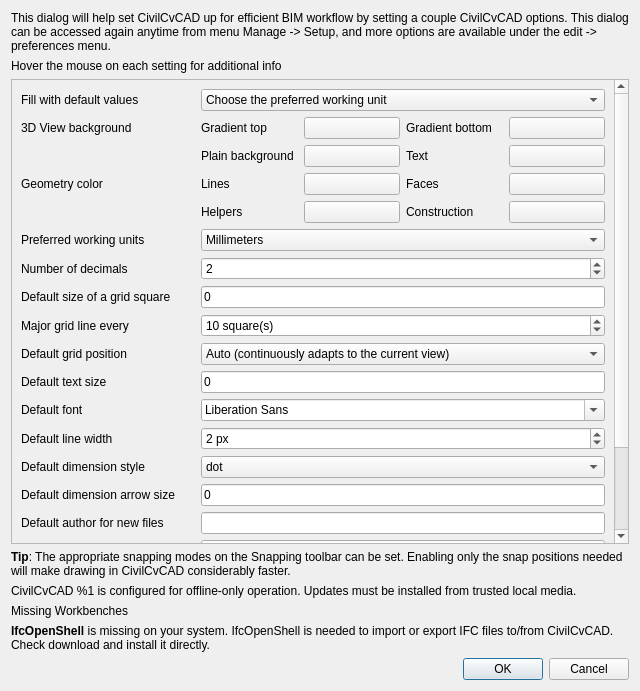
<?xml version="1.0" encoding="UTF-8"?>
<ui version="4.0">
 <class>BIMSetupDialog</class>
 <widget class="QDialog" name="BIMSetupDialog">
  <property name="windowModality">
   <enum>Qt::WindowModal</enum>
  </property>
  <property name="geometry">
   <rect>
    <x>0</x>
    <y>0</y>
    <width>640</width>
    <height>691</height>
   </rect>
  </property>
  <property name="windowTitle">
   <string>BIM Setup</string>
  </property>
  <layout class="QVBoxLayout" name="verticalLayout">
   <item>
    <widget class="QLabel" name="label_2">
     <property name="text">
      <string>This dialog will help set CivilCvCAD up for efficient BIM workflow by setting a couple CivilCvCAD options. This dialog can be accessed again anytime from menu Manage -&gt; Setup, and more options are available under the edit -&gt; preferences menu.</string>
     </property>
     <property name="wordWrap">
      <bool>true</bool>
     </property>
    </widget>
   </item>
   <item>
    <widget class="QLabel" name="label_18">
     <property name="text">
      <string>Hover the mouse on each setting for additional info</string>
     </property>
    </widget>
   </item>
   <item>
    <widget class="QScrollArea" name="scrollArea">
     <property name="widgetResizable">
      <bool>true</bool>
     </property>
     <widget class="QWidget" name="scrollAreaWidgetContents">
      <property name="geometry">
       <rect>
        <x>0</x>
        <y>-546</y>
        <width>667</width>
        <height>871</height>
       </rect>
      </property>
      <layout class="QVBoxLayout" name="verticalLayout_2">
       <item>
        <layout class="QGridLayout" name="gridLayout">
         <item row="11" column="0">
          <widget class="QLabel" name="label_7">
           <property name="text">
            <string>Default dimension style</string>
           </property>
          </widget>
         </item>
         <item row="4" column="0">
          <widget class="QLabel" name="label_14">
           <property name="text">
            <string>Number of decimals</string>
           </property>
          </widget>
         </item>
         <item row="15" column="1">
          <widget class="QCheckBox" name="settingNewdocument">
           <property name="toolTip">
            <string>&lt;html&gt;&lt;head/&gt;&lt;body&gt;&lt;p&gt;Check this to make CivilCvCAD start with a new blank document. Location in preferences: &lt;span style=&quot; font-weight:600;&quot;&gt;General &amp;gt; Document &amp;gt; Create new document at start up&lt;/span&gt;&lt;/p&gt;&lt;/body&gt;&lt;/html&gt;</string>
           </property>
           <property name="text">
            <string/>
           </property>
          </widget>
         </item>
         <item row="0" column="1">
          <widget class="QComboBox" name="comboPresets">
           <property name="toolTip">
            <string>Choose one of the presets in this list to fill all the settings below with predetermined values</string>
           </property>
           <item>
            <property name="text">
             <string>Choose the preferred working unit</string>
            </property>
           </item>
           <item>
            <property name="text">
             <string>Centimeters</string>
            </property>
           </item>
           <item>
            <property name="text">
             <string>Meters</string>
            </property>
           </item>
           <item>
            <property name="text">
             <string>US/Imperial</string>
            </property>
           </item>
          </widget>
         </item>
         <item row="6" column="0">
          <widget class="QLabel" name="label_17">
           <property name="text">
            <string>Major grid line every</string>
           </property>
          </widget>
         </item>
         <item row="3" column="1">
          <widget class="QComboBox" name="settingUnits">
           <property name="toolTip">
            <string>&lt;html&gt;&lt;head/&gt;&lt;body&gt;&lt;p&gt;The preferred unit that will be used everywhere: in dialogs, measurements and dimensions. However, any other unit can be entered anytime. Changing the default unit system anytime will not cause any modification to the model. Location in preferences: &lt;span style=&quot; font-weight:600;&quot;&gt;General &amp;gt; General &amp;gt; Default unit system&lt;/span&gt;&lt;/p&gt;&lt;/body&gt;&lt;/html&gt;</string>
           </property>
           <item>
            <property name="text">
             <string>Millimeters</string>
            </property>
           </item>
           <item>
            <property name="text">
             <string>Centimeters</string>
            </property>
           </item>
           <item>
            <property name="text">
             <string>Meters</string>
            </property>
           </item>
           <item>
            <property name="text">
             <string>Inches</string>
            </property>
           </item>
           <item>
            <property name="text">
             <string>Feet</string>
            </property>
           </item>
           <item>
            <property name="text">
             <string>Architectural</string>
            </property>
           </item>
          </widget>
         </item>
         <item row="8" column="0">
          <widget class="QLabel" name="label_4">
           <property name="text">
            <string>Default text size</string>
           </property>
          </widget>
         </item>
         <item row="16" column="0">
          <widget class="QLabel" name="label_12">
           <property name="text">
            <string>Number of backup files</string>
           </property>
          </widget>
         </item>
         <item row="4" column="1">
          <widget class="QSpinBox" name="settingDecimals">
           <property name="toolTip">
            <string>&lt;html&gt;&lt;head/&gt;&lt;body&gt;&lt;p&gt;The number of decimals preferred in the interface controls and measurements. Location in preferences: &lt;span style=&quot; font-weight:600;&quot;&gt;General &amp;gt; General &amp;gt; Number of decimals&lt;/span&gt;&lt;/p&gt;&lt;/body&gt;&lt;/html&gt;</string>
           </property>
           <property name="value">
            <number>2</number>
           </property>
          </widget>
         </item>
         <item row="6" column="1">
          <widget class="QSpinBox" name="settingSquares">
           <property name="toolTip">
            <string>&lt;html&gt;&lt;head/&gt;&lt;body&gt;&lt;p&gt;How many small squares between each major line of the grid. Location in preferences: &lt;span style=&quot; font-weight:600;&quot;&gt;Draft &amp;gt; Grid and Snapping &amp;gt; Major lines every&lt;/span&gt;&lt;/p&gt;&lt;/body&gt;&lt;/html&gt;</string>
           </property>
           <property name="suffix">
            <string> square(s)</string>
           </property>
           <property name="value">
            <number>10</number>
           </property>
          </widget>
         </item>
         <item row="11" column="1">
          <widget class="QComboBox" name="settingDimstyle">
           <property name="toolTip">
            <string>&lt;html&gt;&lt;head/&gt;&lt;body&gt;&lt;p&gt;Default dimension style. Location in preferences: &lt;span style=&quot; font-weight:600;&quot;&gt;Draft &amp;gt; Texts and Dimensions &amp;gt; Start/End arrow type, TechDraw &amp;gt; Dimensions &amp;gt; Arrow style&lt;/span&gt;&lt;/p&gt;&lt;/body&gt;&lt;/html&gt;</string>
           </property>
           <item>
            <property name="text">
             <string>dot</string>
            </property>
           </item>
           <item>
            <property name="text">
             <string>arrow</string>
            </property>
           </item>
           <item>
            <property name="text">
             <string>slash</string>
            </property>
           </item>
           <item>
            <property name="text">
             <string>thick slash</string>
            </property>
           </item>
          </widget>
         </item>
         <item row="17" column="0">
          <widget class="QLabel" name="label_28">
           <property name="text">
            <string>Default camera altitude</string>
           </property>
          </widget>
         </item>
         <item row="7" column="0">
          <widget class="QLabel" name="label_15">
           <property name="text">
            <string>Default grid position</string>
           </property>
          </widget>
         </item>
         <item row="3" column="0">
          <widget class="QLabel" name="label">
           <property name="text">
            <string>Preferred working units</string>
           </property>
          </widget>
         </item>
         <item row="15" column="0">
          <widget class="QLabel" name="label_11">
           <property name="text">
            <string>Open a new document at startup</string>
           </property>
          </widget>
         </item>
         <item row="0" column="0">
          <widget class="QLabel" name="label_27">
           <property name="text">
            <string>Fill with default values</string>
           </property>
          </widget>
         </item>
         <item row="2" column="0">
          <layout class="QVBoxLayout" name="verticalLayout_5">
           <item>
            <widget class="QLabel" name="label_19">
             <property name="text">
              <string>3D View background</string>
             </property>
            </widget>
           </item>
           <item>
            <widget class="QLabel" name="label_31">
             <property name="text">
              <string/>
             </property>
            </widget>
           </item>
           <item>
            <widget class="QLabel" name="label_22">
             <property name="text">
              <string>Geometry color</string>
             </property>
            </widget>
           </item>
           <item>
            <widget class="QLabel" name="label_13">
             <property name="text">
              <string/>
             </property>
            </widget>
           </item>
          </layout>
         </item>
         <item row="9" column="0">
          <widget class="QLabel" name="label_5">
           <property name="text">
            <string>Default font</string>
           </property>
          </widget>
         </item>
         <item row="10" column="1">
          <widget class="QSpinBox" name="settingLinewidth">
           <property name="toolTip">
            <string>&lt;html&gt;&lt;head/&gt;&lt;body&gt;&lt;p&gt;Default line width. Location in preferences: &lt;span style=&quot; font-weight:600;&quot;&gt;Part/Part Design &amp;gt; Shape Appearance &amp;gt; Line width &lt;/span&gt;&lt;/p&gt;&lt;/body&gt;&lt;/html&gt;</string>
           </property>
           <property name="suffix">
            <string> px</string>
           </property>
           <property name="value">
            <number>2</number>
           </property>
          </widget>
         </item>
         <item row="16" column="1">
          <widget class="QSpinBox" name="settingBackupfiles">
           <property name="toolTip">
            <string>&lt;html&gt;&lt;head/&gt;&lt;body&gt;&lt;p&gt;The number of backup files to keep when saving a file. Location in preferences: &lt;span style=&quot; font-weight:600;&quot;&gt;General &amp;gt; Document &amp;gt; Maximum number of backup files to keep when resaving document&lt;/span&gt;&lt;/p&gt;&lt;/body&gt;&lt;/html&gt;</string>
           </property>
           <property name="value">
            <number>1</number>
           </property>
          </widget>
         </item>
         <item row="5" column="0">
          <widget class="QLabel" name="label_3">
           <property name="text">
            <string>Default size of a grid square</string>
           </property>
          </widget>
         </item>
         <item row="14" column="0">
          <widget class="QLabel" name="label_9">
           <property name="text">
            <string>Default license for new files</string>
           </property>
          </widget>
         </item>
         <item row="10" column="0">
          <widget class="QLabel" name="label_6">
           <property name="text">
            <string>Default line width</string>
           </property>
          </widget>
         </item>
         <item row="5" column="1">
          <widget class="Gui::InputField" name="settingGrid">
           <property name="toolTip">
            <string>&lt;html&gt;&lt;head/&gt;&lt;body&gt;&lt;p&gt;The size of the smallest square of the grid. Location in preferences: &lt;span style=&quot; font-weight:600;&quot;&gt;Draft &amp;gt; Grid and Snapping &amp;gt; Grid spacing&lt;/span&gt;&lt;/p&gt;&lt;/body&gt;&lt;/html&gt;</string>
           </property>
           <property name="text">
            <string>0</string>
           </property>
           <property name="unit" stdset="0">
            <string notr="true"/>
           </property>
          </widget>
         </item>
         <item row="2" column="1">
          <layout class="QGridLayout" name="gridLayout_2">
           <item row="3" column="3">
            <widget class="Gui::ColorButton" name="colorButtonConstruction">
             <property name="toolTip">
              <string>&lt;html&gt;&lt;head/&gt;&lt;body&gt;&lt;p&gt;The default color for construction geometry. Location in preferences: &lt;span style=&quot; font-weight:600;&quot;&gt;Draft &amp;gt; General &amp;gt; Construction geometry color&lt;/span&gt;&lt;/p&gt;&lt;/body&gt;&lt;/html&gt;</string>
             </property>
            </widget>
           </item>
           <item row="2" column="3">
            <widget class="Gui::ColorButton" name="colorButtonFaces">
             <property name="toolTip">
              <string>&lt;html&gt;&lt;head/&gt;&lt;body&gt;&lt;p&gt;The default color for faces in the 3D View. Location in preferences: &lt;span style=&quot; font-weight:600;&quot;&gt;Part/Part Design &amp;gt; Shape Appearance &amp;gt; Shape color&lt;/span&gt;&lt;/p&gt;&lt;/body&gt;&lt;/html&gt;</string>
             </property>
            </widget>
           </item>
           <item row="3" column="2">
            <widget class="QLabel" name="label_25">
             <property name="text">
              <string>Construction</string>
             </property>
            </widget>
           </item>
           <item row="3" column="0">
            <widget class="QLabel" name="label_26">
             <property name="text">
              <string>Helpers</string>
             </property>
            </widget>
           </item>
           <item row="2" column="2">
            <widget class="QLabel" name="label_24">
             <property name="text">
              <string>Faces</string>
             </property>
            </widget>
           </item>
           <item row="3" column="1">
            <widget class="Gui::ColorButton" name="colorButtonHelpers">
             <property name="toolTip">
              <string>&lt;html&gt;&lt;head/&gt;&lt;body&gt;&lt;p&gt;The default color for helper objects such as axes. Location in preferences: &lt;span style=&quot; font-weight:600;&quot;&gt;BIM &amp;gt; Defaults &amp;gt; Helper color&lt;/span&gt;&lt;/p&gt;&lt;/body&gt;&lt;/html&gt;</string>
             </property>
            </widget>
           </item>
           <item row="2" column="0">
            <widget class="QLabel" name="label_23">
             <property name="text">
              <string>Lines</string>
             </property>
            </widget>
           </item>
           <item row="2" column="1">
            <widget class="Gui::ColorButton" name="colorButtonLines">
             <property name="toolTip">
              <string>&lt;html&gt;&lt;head/&gt;&lt;body&gt;&lt;p&gt;The default color for lines in the 3D View. Location in preferences: &lt;span style=&quot; font-weight:600;&quot;&gt;Part/Part Design &amp;gt; Shape Appearance &amp;gt; Line color&lt;/span&gt;&lt;/p&gt;&lt;/body&gt;&lt;/html&gt;</string>
             </property>
            </widget>
           </item>
           <item row="0" column="0">
            <widget class="QLabel" name="label_20">
             <property name="text">
              <string>Gradient top</string>
             </property>
            </widget>
           </item>
           <item row="0" column="1">
            <widget class="Gui::ColorButton" name="colorButtonTop">
             <property name="toolTip">
              <string>&lt;html&gt;&lt;head/&gt;&lt;body&gt;&lt;p&gt;The top color of the 3D View background gradient. Location in preferences: &lt;span style=&quot; font-weight:600;&quot;&gt;Display &amp;gt; Colors &amp;gt; Linear gradient&lt;/span&gt;&lt;/p&gt;&lt;/body&gt;&lt;/html&gt;</string>
             </property>
            </widget>
           </item>
           <item row="0" column="2">
            <widget class="QLabel" name="label_21">
             <property name="text">
              <string>Gradient bottom</string>
             </property>
            </widget>
           </item>
           <item row="0" column="3">
            <widget class="Gui::ColorButton" name="colorButtonBottom">
             <property name="toolTip">
              <string>&lt;html&gt;&lt;head/&gt;&lt;body&gt;&lt;p&gt;The bottom color of the 3D View background gradient. Location in preferences: &lt;span style=&quot; font-weight:600;&quot;&gt;Display &amp;gt; Colors &amp;gt; Linear gradient&lt;/span&gt;&lt;/p&gt;&lt;/body&gt;&lt;/html&gt;</string>
             </property>
            </widget>
           </item>
           <item row="1" column="0">
            <widget class="QLabel" name="label_29">
             <property name="text">
              <string>Plain background</string>
             </property>
            </widget>
           </item>
           <item row="1" column="2">
            <widget class="QLabel" name="label_30">
             <property name="text">
              <string>Text</string>
             </property>
            </widget>
           </item>
           <item row="1" column="1">
            <widget class="Gui::ColorButton" name="colorButtonSimple">
             <property name="toolTip">
              <string>&lt;html&gt;&lt;head/&gt;&lt;body&gt;&lt;p&gt;The 3D View background color when simple color is enabled. Location in preferences: &lt;span style=&quot; font-weight:600;&quot;&gt;Display &amp;gt; Colors &amp;gt; Simple color&lt;/span&gt;&lt;/p&gt;&lt;/body&gt;&lt;/html&gt;</string>
             </property>
            </widget>
           </item>
           <item row="1" column="3">
            <widget class="Gui::ColorButton" name="colorButtonText">
             <property name="toolTip">
              <string>&lt;html&gt;&lt;head/&gt;&lt;body&gt;&lt;p&gt;The default color for texts. Location in preferences: &lt;span style=&quot; font-weight:600;&quot;&gt;Draft &amp;gt; Texts and Dimensions &amp;gt; Text color&lt;/span&gt;&lt;/p&gt;&lt;/body&gt;&lt;/html&gt;</string>
             </property>
            </widget>
           </item>
          </layout>
         </item>
         <item row="17" column="1">
          <widget class="QSpinBox" name="settingCameraHeight">
           <property name="toolTip">
            <string>The altitude of the camera when a blank file is created. Recommended values are between 5 (view a few centimeters wide) and 5000 (view a few meters wide)</string>
           </property>
           <property name="maximum">
            <number>99999</number>
           </property>
           <property name="value">
            <number>5</number>
           </property>
          </widget>
         </item>
         <item row="13" column="1">
          <widget class="QLineEdit" name="settingAuthor">
           <property name="toolTip">
            <string>&lt;html&gt;&lt;head/&gt;&lt;body&gt;&lt;p&gt;Name (optional). You can also add an email address like this: John Doe &amp;lt;john@doe.com&amp;gt;. Location in preferences: &lt;span style=&quot; font-weight:600;&quot;&gt;General &amp;gt; Document &amp;gt; Author name&lt;/span&gt;&lt;/p&gt;&lt;/body&gt;&lt;/html&gt;</string>
           </property>
           <property name="text">
            <string/>
           </property>
          </widget>
         </item>
         <item row="8" column="1">
          <widget class="Gui::InputField" name="settingText">
           <property name="toolTip">
            <string>&lt;html&gt;&lt;head/&gt;&lt;body&gt;&lt;p&gt;The default size of texts. Location in preferences: &lt;span style=&quot; font-weight:600;&quot;&gt;Draft &amp;gt; Texts and Dimensions &amp;gt; Font size, TechDraw &amp;gt; Dimensions &amp;gt; Font size&lt;/span&gt;&lt;/p&gt;&lt;/body&gt;&lt;/html&gt;</string>
           </property>
           <property name="text">
            <string>0</string>
           </property>
           <property name="unit" stdset="0">
            <string notr="true"/>
           </property>
          </widget>
         </item>
         <item row="12" column="0">
          <widget class="QLabel" name="label_16">
           <property name="text">
            <string>Default dimension arrow size</string>
           </property>
          </widget>
         </item>
         <item row="14" column="1">
          <widget class="QComboBox" name="settingLicense">
           <property name="toolTip">
            <string>&lt;html&gt;&lt;head/&gt;&lt;body&gt;&lt;p&gt;Optional license to use for new files. Keep &amp;quot;All rights reserved&amp;quot; if no license is preferred. Location in preferences: &lt;span style=&quot; font-weight:600;&quot;&gt;General &amp;gt; Document &amp;gt; Default license&lt;/span&gt;&lt;/p&gt;&lt;/body&gt;&lt;/html&gt;</string>
           </property>
           <item>
            <property name="text">
             <string>All rights reserved (no specific license)</string>
            </property>
           </item>
           <item>
            <property name="text">
             <string notr="true">CC-BY</string>
            </property>
           </item>
           <item>
            <property name="text">
             <string notr="true">CC-BY-SA</string>
            </property>
           </item>
           <item>
            <property name="text">
             <string notr="true">CC-BY-NC</string>
            </property>
           </item>
           <item>
            <property name="text">
             <string notr="true">CC-BY-SA-NC</string>
            </property>
           </item>
           <item>
            <property name="text">
             <string/>
            </property>
           </item>
          </widget>
         </item>
         <item row="12" column="1">
          <widget class="Gui::InputField" name="settingArrowsize">
           <property name="toolTip">
            <string>&lt;html&gt;&lt;head/&gt;&lt;body&gt;&lt;p&gt;Default dimension arrow size. Location in preferences: &lt;span style=&quot; font-weight:600;&quot;&gt;Draft &amp;gt; Texts and Dimensions &amp;gt; Start/End arrow size, TechDraw &amp;gt; Dimensions &amp;gt; Arrow size
            &lt;/span&gt;&lt;/p&gt;&lt;/body&gt;&lt;/html&gt;</string>
           </property>
           <property name="text">
            <string>0</string>
           </property>
           <property name="unit" stdset="0">
            <string notr="true"/>
           </property>
          </widget>
         </item>
         <item row="9" column="1">
          <widget class="QFontComboBox" name="settingFont">
           <property name="toolTip">
            <string>&lt;html&gt;&lt;head/&gt;&lt;body&gt;&lt;p&gt;Default font. Location in preferences: &lt;span style=&quot; font-weight:600;&quot;&gt;Draft &amp;gt; Texts and Dimensions &amp;gt; Font name, TechDraw &amp;gt; General &amp;gt; Label font&lt;/span&gt;&lt;/p&gt;&lt;/body&gt;&lt;/html&gt;</string>
           </property>
          </widget>
         </item>
         <item row="13" column="0">
          <widget class="QLabel" name="label_8">
           <property name="text">
            <string>Default author for new files</string>
           </property>
          </widget>
         </item>
         <item row="7" column="1">
          <widget class="QComboBox" name="settingWP">
           <property name="toolTip">
            <string>&lt;html&gt;&lt;head/&gt;&lt;body&gt;&lt;p&gt;Where the grid appears at CivilCvCAD startup. Location in preferences: &lt;span style=&quot; font-weight:600;&quot;&gt;Draft &amp;gt; General &amp;gt; Default working plane&lt;/span&gt;&lt;/p&gt;&lt;/body&gt;&lt;/html&gt;</string>
           </property>
           <item>
            <property name="text">
             <string>Auto (continuously adapts to the current view)</string>
            </property>
           </item>
           <item>
            <property name="text">
             <string>Top (XY)</string>
            </property>
           </item>
           <item>
            <property name="text">
             <string>Front (XZ)</string>
            </property>
           </item>
           <item>
            <property name="text">
             <string>Side (YZ)</string>
            </property>
           </item>
          </widget>
         </item>
        </layout>
       </item>
      </layout>
     </widget>
    </widget>
   </item>
   <item>
    <widget class="QLabel" name="labelSnapTip">
     <property name="text">
      <string>&lt;html&gt;&lt;head/&gt;&lt;body&gt;&lt;p&gt;&lt;span style=&quot; font-weight:600;&quot;&gt;Tip&lt;/span&gt;: The appropriate snapping modes on the Snapping toolbar can be set. Enabling only the snap positions needed will make drawing in CivilCvCAD considerably faster.&lt;/p&gt;&lt;/body&gt;&lt;/html&gt;</string>
     </property>
     <property name="wordWrap">
      <bool>true</bool>
     </property>
    </widget>
   </item>
   <item>
    <widget class="QLabel" name="labelVersion">
     <property name="text">
      <string>CivilCvCAD %1 is configured for offline-only operation. Updates must be installed from trusted local media.</string>
     </property>
     <property name="wordWrap">
      <bool>true</bool>
     </property>
     <property name="textInteractionFlags">
      <set>Qt::NoTextInteraction</set>
     </property>
    </widget>
   </item>
   <item>
    <widget class="QLabel" name="labelMissingWorkbenches">
     <property name="text">
      <string>Missing Workbenches</string>
     </property>
     <property name="wordWrap">
      <bool>true</bool>
     </property>
    </widget>
   </item>
   <item>
    <widget class="QLabel" name="labelIfcOpenShell">
     <property name="text">
      <string>&lt;b&gt;IfcOpenShell&lt;/b&gt; is missing on your system. IfcOpenShell is needed to import or export IFC files to/from CivilCvCAD. Check &lt;a href=&quot; wiki page&lt;/a&gt; to know more, or &lt;a href=&quot;#install&quot;&gt;download and install it&lt;/a&gt; directly.&lt;/p&gt;</string>
     </property>
     <property name="wordWrap">
      <bool>true</bool>
     </property>
     <property name="openExternalLinks">
      <bool>false</bool>
     </property>
    </widget>
   </item>
   <item>
    <widget class="QDialogButtonBox" name="buttonBox">
     <property name="orientation">
      <enum>Qt::Horizontal</enum>
     </property>
     <property name="standardButtons">
      <set>QDialogButtonBox::Cancel|QDialogButtonBox::Ok</set>
     </property>
    </widget>
   </item>
  </layout>
 </widget>
 <customwidgets>
  <customwidget>
   <class>Gui::InputField</class>
   <extends>QLineEdit</extends>
   <header>Gui/InputField.h</header>
  </customwidget>
  <customwidget>
   <class>Gui::ColorButton</class>
   <extends>QPushButton</extends>
   <header>Gui/Widgets.h</header>
  </customwidget>
 </customwidgets>
 <resources/>
 <connections>
  <connection>
   <sender>buttonBox</sender>
   <signal>rejected()</signal>
   <receiver>BIMSetupDialog</receiver>
   <slot>reject()</slot>
   <hints>
    <hint type="sourcelabel">
     <x>316</x>
     <y>260</y>
    </hint>
    <hint type="destinationlabel">
     <x>286</x>
     <y>274</y>
    </hint>
   </hints>
  </connection>
  <connection>
   <sender>buttonBox</sender>
   <signal>accepted()</signal>
   <receiver>BIMSetupDialog</receiver>
   <slot>accept()</slot>
   <hints>
    <hint type="sourcelabel">
     <x>248</x>
     <y>254</y>
    </hint>
    <hint type="destinationlabel">
     <x>157</x>
     <y>274</y>
    </hint>
   </hints>
  </connection>
 </connections>
</ui>
